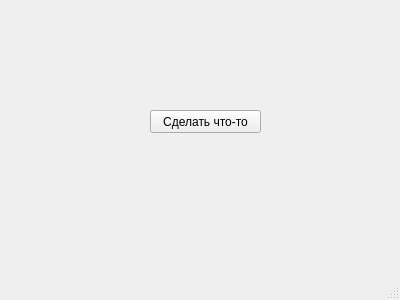
<?xml version="1.0" encoding="UTF-8"?>
<ui version="4.0">
 <class>MainWindow</class>
 <widget class="QMainWindow" name="MainWindow">
  <property name="geometry">
   <rect>
    <x>0</x>
    <y>0</y>
    <width>400</width>
    <height>300</height>
   </rect>
  </property>
  <property name="windowTitle">
   <string>MainWindow</string>
  </property>
  <widget class="QWidget" name="centralwidget">
   <widget class="QPushButton" name="create_yellow">
    <property name="geometry">
     <rect>
      <x>150</x>
      <y>110</y>
      <width>111</width>
      <height>23</height>
     </rect>
    </property>
    <property name="text">
     <string>Сделать что-то</string>
    </property>
   </widget>
  </widget>
  <widget class="QMenuBar" name="menubar">
   <property name="geometry">
    <rect>
     <x>0</x>
     <y>0</y>
     <width>400</width>
     <height>21</height>
    </rect>
   </property>
  </widget>
  <widget class="QStatusBar" name="statusbar"/>
 </widget>
 <resources/>
 <connections/>
</ui>
